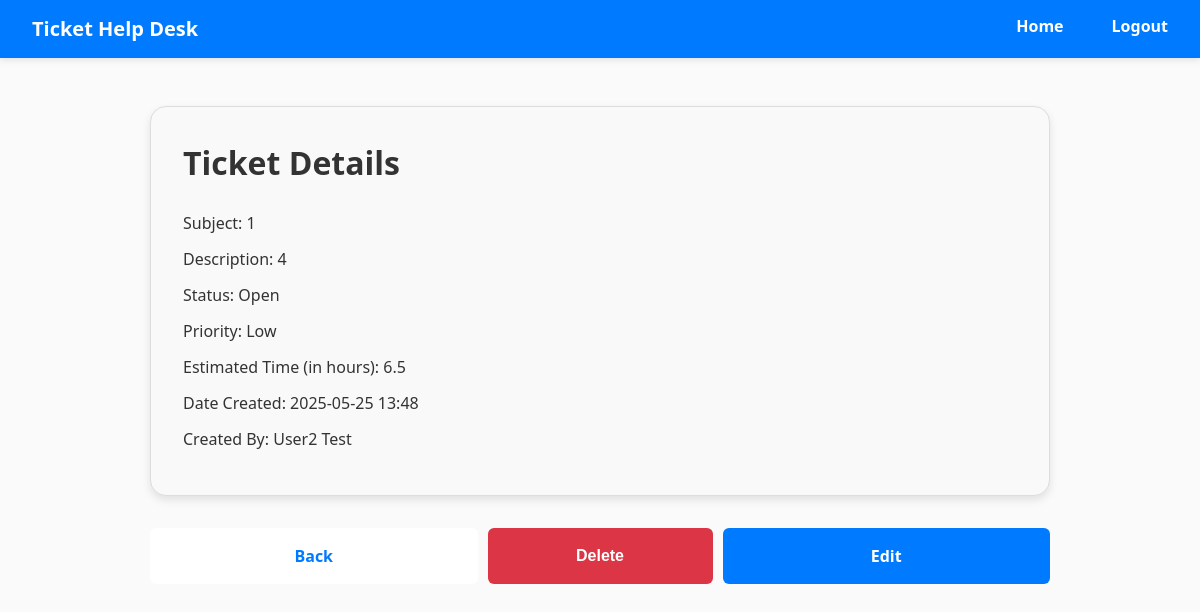
Screenshot of /tickets/ticket_details/15 (signed in) with the database file from the repository.
### HelpDeskTicketingSystem/models/TicketModel.py (models this page shows)
class Ticket(db.Model):
    id = db.Column(db.Integer, primary_key=True)
    subject = db.Column(db.String(100), nullable=False)
    description = db.Column(db.Text, nullable=False)
    status = db.Column(db.String(20), nullable=False)
    priority = db.Column(db.String(20), nullable=False)
    estimated_time = db.Column(db.Float, nullable=False)
    date_created = db.Column(db.DateTime(timezone=True), default=func.current_timestamp())
    user_id = db.Column(db.Integer, db.ForeignKey('user.id'))
    user = relationship('User', backref='tickets')

### HelpDeskTicketingSystem/models/UserModel.py (models this page shows)
class User(db.Model, UserMixin):
    id = db.Column(db.Integer, primary_key=True)
    email = db.Column(db.String(150), unique=True)
    password = db.Column(db.String(150))
    forename = db.Column(db.String(150))
    surname = db.Column(db.String(150))
    account_type = db.Column(db.String(20), nullable=False)

### HelpDeskTicketingSystem/views/tickets.py (the view)
@tickets_bp.route('/ticket_details/<int:ticket_id>', methods=['GET'])
@login_required
def ticket_details(ticket_id):
    ticket = Ticket.query.filter_by(id=ticket_id).first()
    if not ticket:
        flash('Ticket not found.', category='error')
        return redirect(url_for('home.home'))
    if ticket.user_id != current_user.id and current_user.account_type != 'admin':
        flash('You do not have permission to view this ticket.', category='error')
        return redirect(url_for('home.home'))
    return render_template('ticket_details.html', ticket=ticket)

### HelpDeskTicketingSystem/__init__.py (called while the page is built)
def create_app():
    app = Flask(__name__)
    app.config.from_object(Config)
    db.init_app(app)
    login_manager.init_app(app)
    login_manager.login_view = 'auth.login'
    from .views.home import home_bp
    from .views.auth import auth_bp
    from .views.tickets import tickets_bp
    app.register_blueprint(home_bp, url_prefix='/')
    app.register_blueprint(auth_bp, url_prefix='/')
    app.register_blueprint(tickets_bp, url_prefix='/tickets')
    create_database(app)
    from .models import User
    @login_manager.user_loader
    def load_user(user_id):
        return User.query.get(int(user_id))
    return app

### HelpDeskTicketingSystem/templates/ticket_details.html (shortened to what this page needs)
{% extends "base.html" %}
{% block content %}
  <div class="ticket-card ticket-card--details">
    <h2 class="ticket-title">Ticket Details</h2>
    <p>Subject: {{ ticket.subject }}</p>
    <p>Description: {{ ticket.description }}</p>
    <p>Status: {{ ticket.status }}</p>
    <p>Priority: {{ ticket.priority }}</p>
    <p>Estimated Time (in hours): {{ ticket.estimated_time }}</p>
    <p>Date Created: {{ ticket.date_created.strftime('%Y-%m-%d %H:%M') }}</p>
    {% if current_user.account_type == 'admin' %}
      <p>Created By: {{ ticket.user.forename }} {{ ticket.user.surname }}</p>
    {% endif %}
  </div>
<div class="btn-group">
  <a href="{{ url_for('home.home') }}" class="btn btn-secondary">Back</a>
  {% if current_user.account_type == 'admin' %}
    <form action="{{ url_for('tickets.delete_ticket', ticket_id=ticket.id) }}" method="POST" onsubmit="return confirm('Are you sure you want to delete this ticket?');">
      <button type="submit" class="btn btn-danger">Delete</button>
    </form>
  {% endif %}
  <a href="{{ url_for('tickets.edit_ticket', ticket_id=ticket.id) }}" class="btn btn-primary">Edit</a>
</div>
{% endblock %}

### HelpDeskTicketingSystem/static/main.css (style rules this page uses)
body { margin: 0; padding: 0; font-family: "Segoe UI", sans-serif; font-size: 16px; line-height: 1.5; color: #222; background-color: #fafafa; }
a { color: #007bff; text-decoration: none; }
p { color: #222; text-decoration: none; font-weight: 300; }
.ticket-card { background: #fff; border: 1px solid #ddd; border-radius: 8px; box-shadow: 0 3px 6px rgba(0, 0, 0, 0.08); padding: 16px; margin-bottom: 16px; }
.ticket-card h2 { margin-top: 0; font-size: 1.25rem; color: #333; }
.ticket-card p { margin: 0 0 8px; color: #555; }
.ticket-card--details { background-color: #f9f9f9; padding: 2rem; border-radius: 1rem; box-shadow: 0 4px 8px rgba(0, 0, 0, 0.1); margin-bottom: 2rem; }
.ticket-card--details .ticket-title { font-size: 2rem; margin-bottom: 1.5rem; }
.ticket-card--details p { margin-bottom: 0.75rem; font-size: 1rem; color: #333; }
.btn-group { display: flex; gap: 10px; }
.btn-group a.btn, .btn-group form { width: 25%; }
.btn-group form { display: flex; }
.btn-group .btn { flex: 1; padding: 16px; font-size: 16px; font-weight: 700; border: none; border-radius: 6px; cursor: pointer; text-align: center; }
.btn-group .btn.btn-primary { background-color: #007bff; color: #fff; }
.btn-group .btn.btn-secondary { background-color: #fff; color: #007bff; }
.btn-group .btn.btn-danger { background-color: #dc3545; color: #fff; }

### rows the page displays
Ticket: subject "1", description "4", status "Open", priority "Low", estimated_time "6.5", date_created "2025-05-25 13:48"
User: user.forename "User2", user.surname "Test"
